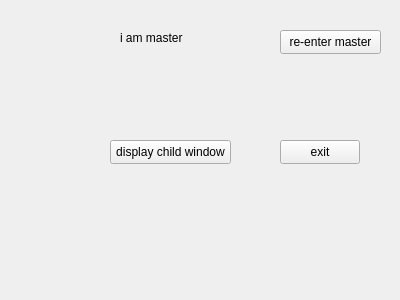
<?xml version="1.0" encoding="UTF-8"?>
<ui version="4.0">
 <class>myWidget</class>
 <widget class="QWidget" name="myWidget">
  <property name="geometry">
   <rect>
    <x>0</x>
    <y>0</y>
    <width>400</width>
    <height>300</height>
   </rect>
  </property>
  <property name="windowTitle">
   <string>myWidget</string>
  </property>
  <widget class="QLabel" name="label">
   <property name="geometry">
    <rect>
     <x>120</x>
     <y>30</y>
     <width>71</width>
     <height>16</height>
    </rect>
   </property>
   <property name="text">
    <string>i am master</string>
   </property>
  </widget>
  <widget class="QPushButton" name="showChildButton">
   <property name="geometry">
    <rect>
     <x>110</x>
     <y>140</y>
     <width>121</width>
     <height>24</height>
    </rect>
   </property>
   <property name="text">
    <string>display child window</string>
   </property>
  </widget>
  <widget class="QPushButton" name="pushButton">
   <property name="geometry">
    <rect>
     <x>280</x>
     <y>30</y>
     <width>101</width>
     <height>24</height>
    </rect>
   </property>
   <property name="text">
    <string>re-enter master</string>
   </property>
  </widget>
  <widget class="QPushButton" name="pushButton_2">
   <property name="geometry">
    <rect>
     <x>280</x>
     <y>140</y>
     <width>80</width>
     <height>24</height>
    </rect>
   </property>
   <property name="text">
    <string>exit</string>
   </property>
  </widget>
 </widget>
 <layoutdefault spacing="6" margin="11"/>
 <resources/>
 <connections>
  <connection>
   <sender>pushButton_2</sender>
   <signal>clicked()</signal>
   <receiver>myWidget</receiver>
   <slot>close()</slot>
   <hints>
    <hint type="sourcelabel">
     <x>323</x>
     <y>157</y>
    </hint>
    <hint type="destinationlabel">
     <x>323</x>
     <y>202</y>
    </hint>
   </hints>
  </connection>
 </connections>
</ui>
